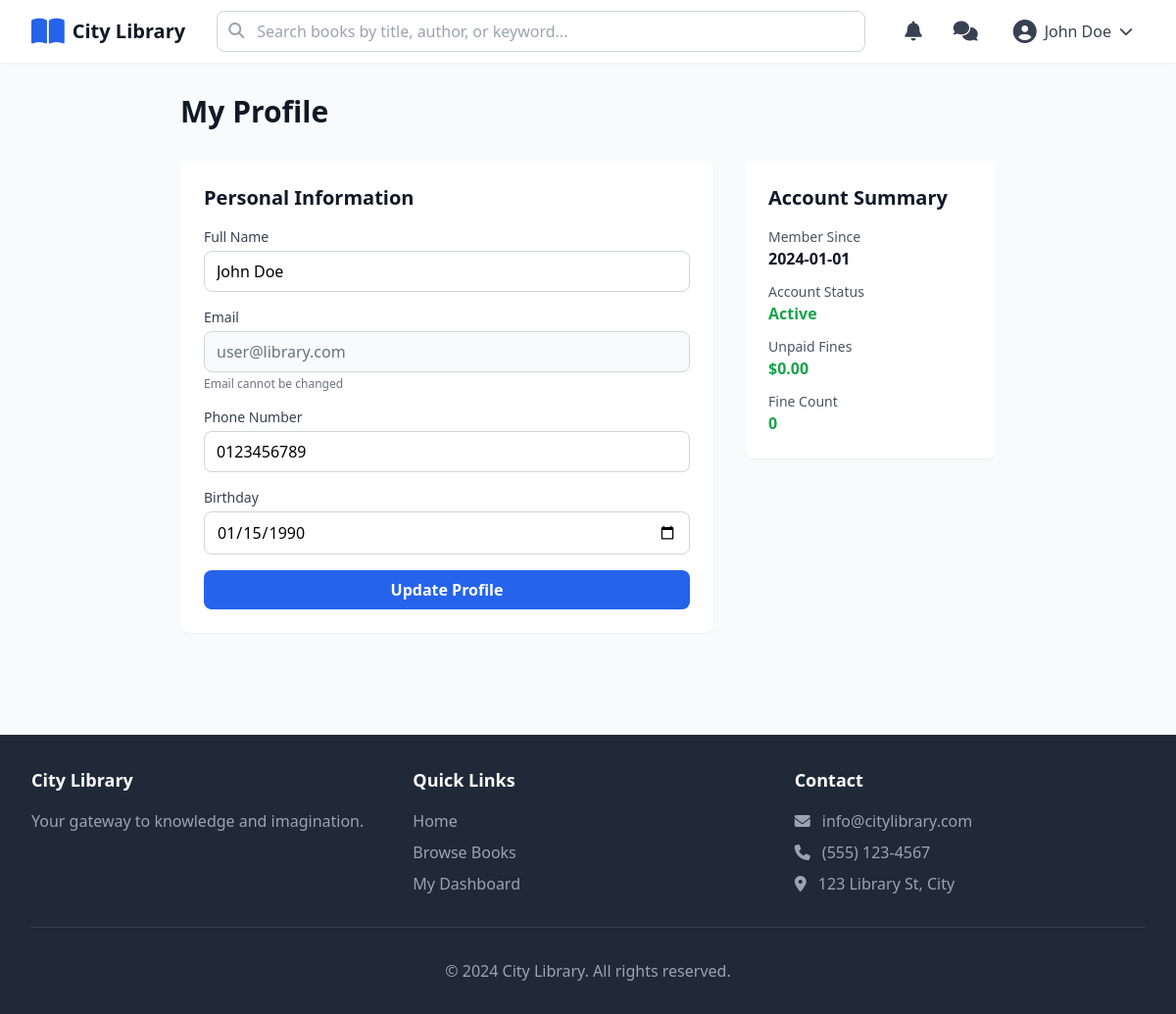
Page /user/profile (signed in) on the earlier database version.
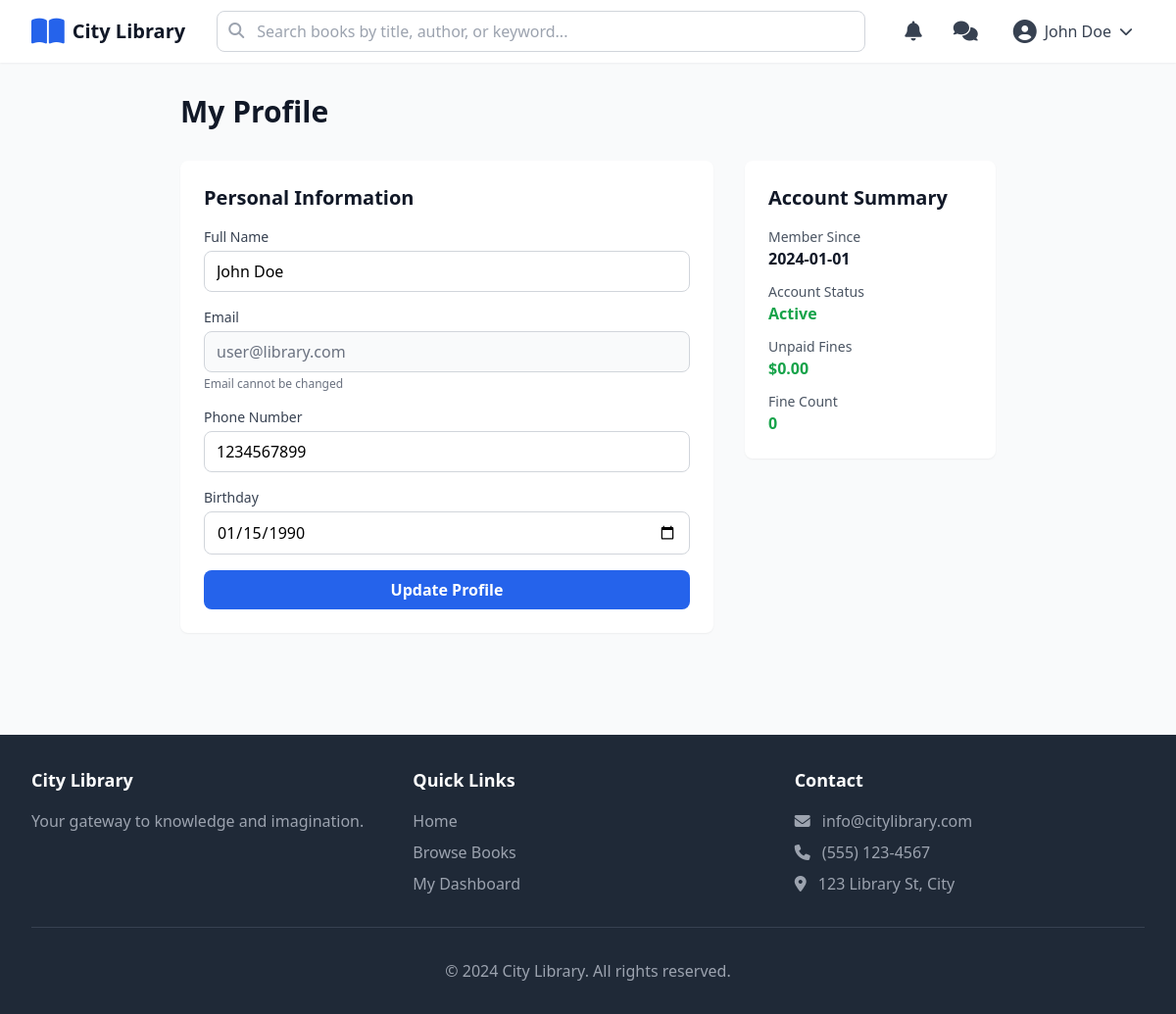
Same page on the later database version.
### tables this page shows
CREATE TABLE users (
            id TEXT PRIMARY KEY,
            email TEXT UNIQUE NOT NULL,
            password TEXT NOT NULL,
            name TEXT NOT NULL,
            phone TEXT NOT NULL,
            birthday TEXT,
            role TEXT NOT NULL DEFAULT 'user',
            member_since TEXT NOT NULL,
            is_locked INTEGER DEFAULT 0,
            fines REAL DEFAULT 0.0,
            violations INTEGER DEFAULT 0,
            favorites TEXT DEFAULT '[]'
        );

### routes/user_routes.py (the view, shortened to what this page needs)
@user_bp.route('/profile', methods=['GET', 'POST'])
@login_required
def profile():
    user = User.get_by_id(session['user_id'])
    return render_template('pages/user/profile.html', user=user)

### models/chat_message.py (called while the page is built)
    @staticmethod
    def get_unread_count(user_id: str) -> int:
        db = get_db()
        row = db.execute('''
            SELECT COUNT(*) as count FROM chat_messages
            WHERE receiver_id = ? AND is_read = 0
        ''', (user_id,)).fetchone()
        return row['count']

### models/database.py (called while the page is built)
def get_db() -> sqlite3.Connection:
    if 'db' not in g:
        os.makedirs(os.path.dirname(Config.DATABASE_PATH), exist_ok=True)
        g.db = sqlite3.connect(
            Config.DATABASE_PATH,
            detect_types=sqlite3.PARSE_DECLTYPES
        )
        g.db.row_factory = sqlite3.Row
    return g.db

### models/notification.py (called while the page is built)
    @staticmethod
    def get_unread_count(user_id: str) -> int:
        db = get_db()
        row = db.execute('''
            SELECT COUNT(*) as count FROM notifications
            WHERE user_id = ? AND is_read = 0
        ''', (user_id,)).fetchone()
        return row['count']

### models/user.py (called while the page is built)
def get_user_by_role(row_data: dict) -> User:
    role = row_data.get('role', 'user')
    if role == 'admin':
        Admin = _get_admin_class()
        return Admin(**row_data)
    elif role == 'staff':
        Staff = _get_staff_class()
        return Staff(**row_data)
    else:
        return User(**row_data)

    @staticmethod
    def get_user_or_guest(user_id: Optional[str]) -> 'User':
        if not user_id:
            return Guest()
        user = User.get_by_id(user_id)
        return user if user else Guest()

    @staticmethod
    def get_by_id(user_id: str) -> Optional['User']:
        db = get_db()
        row = db.execute(
            'SELECT * FROM users WHERE id = ?',
            (user_id,)
        ).fetchone()
        if not row:
            return None
        return get_user_by_role(dict(row))

### templates/pages/user/profile.html (shortened to what this page needs)
{% extends "layout.html" %}
{% block content %}
<div class="max-w-4xl mx-auto px-4 sm:px-6 lg:px-8 py-8">
    <h1 class="text-3xl font-bold text-gray-900 mb-8">My Profile</h1>
    <div class="grid grid-cols-1 md:grid-cols-3 gap-8">
        <div class="md:col-span-2">
            <div class="bg-white rounded-lg shadow-sm p-6 mb-6">
                <h2 class="text-xl font-semibold text-gray-900 mb-4">Personal Information</h2>
                <form method="POST" action="{{ url_for('user.profile') }}">
                    <div class="space-y-4">
                        <div>
                            <label class="block text-sm font-medium text-gray-700 mb-1">Full Name</label>
                            <input
                                type="text"
                                name="name"
                                value="{{ user.name }}"
                                class="w-full px-3 py-2 border border-gray-300 rounded-lg focus:outline-none focus:ring-2 focus:ring-blue-500"
                            />
                        </div>
                        <div>
                            <label class="block text-sm font-medium text-gray-700 mb-1">Email</label>
                            <input
                                type="email"
                                value="{{ user.email }}"
                                disabled
                                class="w-full px-3 py-2 border border-gray-300 rounded-lg bg-gray-50 text-gray-500"
                            />
                            <p class="text-xs text-gray-500 mt-1">Email cannot be changed</p>
                        </div>
                        <div>
                            <label class="block text-sm font-medium text-gray-700 mb-1">Phone Number</label>
                            <input
                                type="tel"
                                name="phone"
                                value="{{ user.phone }}"
                                maxlength="10"
                                minlength="10"
                                pattern="[0-9]{10}"
                                required
                                title="Phone number must be exactly 10 digits"
                                oninput="this.value = this.value.replace(/[^0-9]/g, '')"
                                class="w-full px-3 py-2 border border-gray-300 rounded-lg focus:outline-none focus:ring-2 focus:ring-blue-500"
                            />
                        </div>
                        <div>
                            <label class="block text-sm font-medium text-gray-700 mb-1">Birthday</label>
                            <input
                                type="date"
                                name="birthday"
                                value="{{ user.birthday }}"
                                class="w-full px-3 py-2 border border-gray-300 rounded-lg focus:outline-none focus:ring-2 focus:ring-blue-500"
                            />
                        </div>
                        <button type="submit" class="w-full py-2 bg-blue-600 text-white rounded-lg hover:bg-blue-700 font-semibold">
                            Update Profile
                        </button>
                    </div>
                </form>
            </div>
        </div>
        <div>
            <div class="bg-white rounded-lg shadow-sm p-6 mb-6">
                <h2 class="text-xl font-semibold text-gray-900 mb-4">Account Summary</h2>
                <dl class="space-y-3">
                    <div>
                        <dt class="text-sm text-gray-600">Member Since</dt>
                        <dd class="font-semibold text-gray-900">{{ user.member_since }}</dd>
                    </div>
                    <div>
                        <dt class="text-sm text-gray-600">Account Status</dt>
                        <dd class="font-semibold {% if user.is_locked %}text-red-600{% else %}text-green-600{% endif %}">
                            {% if user.is_locked %}Locked{% else %}Active{% endif %}
                        </dd>
                    </div>
                    <div>
                        <dt class="text-sm text-gray-600">Unpaid Fines</dt>
                        <dd class="font-semibold {% if user.fines > 0 %}text-red-600{% else %}text-green-600{% endif %}">
                            ${{ "%.2f"|format(user.fines) }}
                        </dd>
                    </div>
                    <div>
                        <dt class="text-sm text-gray-600">Fine Count</dt>
                        <dd class="font-semibold {% if user.violations > 0 %}text-yellow-600{% else %}text-green-600{% endif %}">
                            {{ user.violations }}
                        </dd>
                    </div>
                </dl>
            </div>
        </div>
    </div>
</div>
{% endblock %}

### templates/layout.html (shortened to what this page needs)
<!DOCTYPE html>
<html lang="en">
<head>
    <script src="https://cdn.tailwindcss.com"></script>
    <link rel="stylesheet" href="https://cdnjs.cloudflare.com/ajax/libs/font-awesome/6.4.0/css/all.min.css">
    <link rel="stylesheet" href="{{ url_for('static', filename='css/custom.css') }}">
</head>
<body class="min-h-screen flex flex-col bg-gray-50">
    <header class="bg-white shadow-sm sticky top-0 z-50">
        <div class="max-w-7xl mx-auto px-4 sm:px-6 lg:px-8">
            <div class="flex items-center justify-between h-16">
                <a href="{{ url_for('main.home') }}" class="flex items-center gap-2">
                    <i class="fas fa-book-open text-3xl text-blue-600"></i>
                    <span class="text-xl font-semibold text-gray-900">City Library</span>
                </a>
                <form action="{{ url_for('main.search') }}" method="GET" class="hidden md:flex flex-1 max-w-2xl mx-8">
                    <div class="relative w-full">
                        <input
                            type="text"
                            name="q"
                            placeholder="Search books by title, author, or keyword..."
                            class="w-full px-4 py-2 pl-10 border border-gray-300 rounded-lg focus:outline-none focus:ring-2 focus:ring-blue-500"
                        />
                        <i class="fas fa-search absolute left-3 top-3 text-gray-400"></i>
                    </div>
                </form>
                <div class="hidden md:flex items-center gap-4">
                    {% if not current_user %}
                        <a href="{{ url_for('auth.login') }}" class="px-4 py-2 text-gray-700 hover:text-blue-600">
                            Login
                        </a>
                        <a href="{{ url_for('auth.register') }}" class="px-4 py-2 bg-blue-600 text-white rounded-lg hover:bg-blue-700">
                            Register
                        </a>
                    {% else %}
                        {% if current_user and current_user.role == 'user' %}
                            <a href="{{ url_for('user.notifications') }}" class="p-2 text-gray-700 hover:text-blue-600">
                                <i class="fas fa-bell text-xl"></i>
                            </a>
                            <button onclick="openChatWindow()" class="relative p-2 text-gray-700 hover:text-blue-600">
                                <i class="fas fa-comments text-xl"></i>
                            </button>
                        {% endif %}
                        <div class="relative" id="userDropdown">
                            <button onclick="toggleUserDropdown()" class="flex items-center gap-2 px-3 py-2 text-gray-700 hover:text-blue-600">
                                <i class="fas fa-user-circle text-2xl"></i>
                                <span>{{ current_user.name if current_user and current_user.name else '' }}</span>
                                <i class="fas fa-chevron-down text-sm"></i>
                            </button>
                        </div>
                    {% endif %}
                </div>
            </div>
        </div>
    </header>
    <main class="flex-1">
        {% block content %}{% endblock %}
    </main>
    <footer class="bg-gray-800 text-white mt-12">
        <div class="max-w-7xl mx-auto px-4 sm:px-6 lg:px-8 py-8">
            <div class="grid grid-cols-1 md:grid-cols-3 gap-8">
                <div>
                    <h3 class="text-lg font-semibold mb-4">City Library</h3>
                    <p class="text-gray-400">Your gateway to knowledge and imagination.</p>
                </div>
                <div>
                    <h3 class="text-lg font-semibold mb-4">Quick Links</h3>
                    <ul class="space-y-2 text-gray-400">
                        <li><a href="{{ url_for('main.home') }}" class="hover:text-white">Home</a></li>
                        <li><a href="{{ url_for('main.search') }}" class="hover:text-white">Browse Books</a></li>
                        {% if current_user %}
                        <li><a href="{{ url_for('user.dashboard') }}" class="hover:text-white">My Dashboard</a></li>
                        {% endif %}
                    </ul>
                </div>
                <div>
                    <h3 class="text-lg font-semibold mb-4">Contact</h3>
                    <ul class="space-y-2 text-gray-400">
                        <li><i class="fas fa-envelope mr-2"></i> info@citylibrary.com</li>
                        <li><i class="fas fa-phone mr-2"></i> (555) 123-4567</li>
                        <li><i class="fas fa-map-marker-alt mr-2"></i> 123 Library St, City</li>
                    </ul>
                </div>
            </div>
            <div class="border-t border-gray-700 mt-8 pt-8 text-center text-gray-400">
                <p>&copy; 2024 City Library. All rights reserved.</p>
            </div>
        </div>
    </footer>
</body>
</html>

### static/css/custom.css (style rules this page uses)
* { transition: all 0.2s ease-in-out; }

Differences in the rows shown:
changed users "John Doe": phone "0123456789" → "1234567899"
